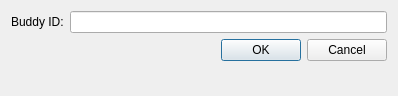
<?xml version="1.0" encoding="UTF-8"?>
<ui version="4.0">
 <class>addBuddyDialog</class>
 <widget class="QDialog" name="addBuddyDialog">
  <property name="windowModality">
   <enum>Qt::WindowModal</enum>
  </property>
  <property name="geometry">
   <rect>
    <x>0</x>
    <y>0</y>
    <width>398</width>
    <height>96</height>
   </rect>
  </property>
  <property name="windowTitle">
   <string>Vcrypt Add buddy</string>
  </property>
  <layout class="QFormLayout" name="formLayout">
   <item row="2" column="0">
    <widget class="QLabel" name="label">
     <property name="text">
      <string>Buddy ID:</string>
     </property>
    </widget>
   </item>
   <item row="2" column="1">
    <widget class="QLineEdit" name="buddyID"/>
   </item>
   <item row="4" column="1">
    <widget class="QDialogButtonBox" name="buttonBox">
     <property name="orientation">
      <enum>Qt::Horizontal</enum>
     </property>
     <property name="standardButtons">
      <set>QDialogButtonBox::Cancel|QDialogButtonBox::Ok</set>
     </property>
    </widget>
   </item>
  </layout>
 </widget>
 <resources/>
 <connections>
  <connection>
   <sender>buttonBox</sender>
   <signal>rejected()</signal>
   <receiver>addBuddyDialog</receiver>
   <slot>reject()</slot>
   <hints>
    <hint type="sourcelabel">
     <x>343</x>
     <y>80</y>
    </hint>
    <hint type="destinationlabel">
     <x>286</x>
     <y>95</y>
    </hint>
   </hints>
  </connection>
 </connections>
</ui>
